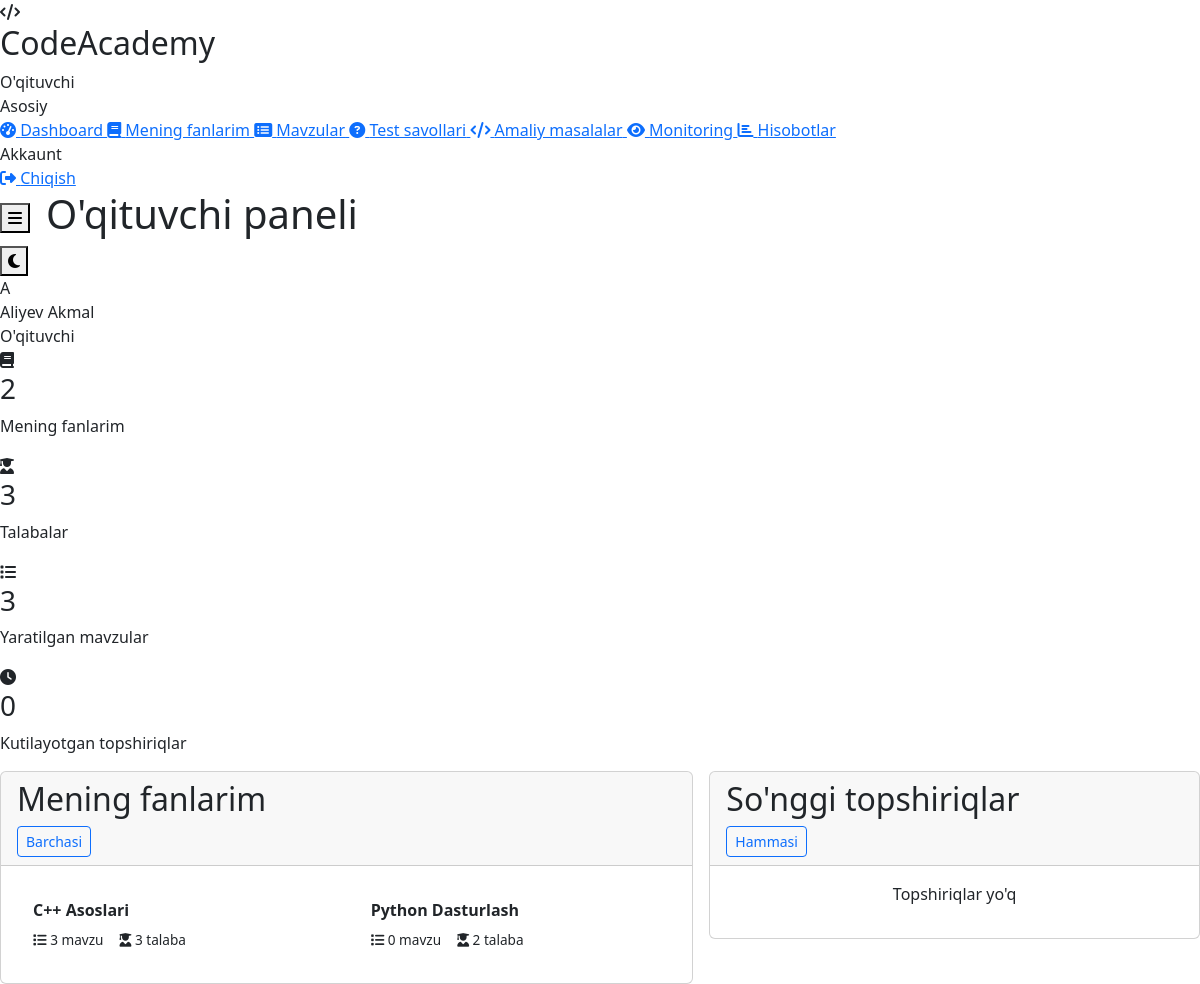
The page /teacher/dashboard.php (signed in) on the database its author committed.
### tables this page shows
CREATE TABLE `users` (
    `id` INT UNSIGNED AUTO_INCREMENT PRIMARY KEY,
    `full_name` VARCHAR(150) NOT NULL,
    `username` VARCHAR(50) NOT NULL UNIQUE,
    `email` VARCHAR(100) NOT NULL UNIQUE,
    `password` VARCHAR(255) NOT NULL,
    `role` ENUM('admin', 'teacher', 'student') NOT NULL DEFAULT 'student',
    `avatar` VARCHAR(255) DEFAULT 'default.png',
    `phone` VARCHAR(20) DEFAULT NULL,
    `status` ENUM('active', 'blocked', 'pending') NOT NULL DEFAULT 'active',
    `language` ENUM('uz', 'ru', 'en') NOT NULL DEFAULT 'uz',
    `last_login` TIMESTAMP NULL DEFAULT NULL,
    `created_at` TIMESTAMP DEFAULT CURRENT_TIMESTAMP,
    `updated_at` TIMESTAMP DEFAULT CURRENT_TIMESTAMP ON UPDATE CURRENT_TIMESTAMP,
    INDEX `idx_role` (`role`),
    INDEX `idx_status` (`status`)
);

CREATE TABLE `subjects` (
    `id` INT UNSIGNED AUTO_INCREMENT PRIMARY KEY,
    `name` VARCHAR(150) NOT NULL,
    `description` TEXT,
    `programming_language` ENUM('cpp', 'java', 'python', 'javascript', 'php', 'csharp') NOT NULL,
    `image` VARCHAR(255) DEFAULT 'default-subject.jpg',
    `created_by` INT UNSIGNED NOT NULL,
    `status` ENUM('active', 'inactive') DEFAULT 'active',
    `created_at` TIMESTAMP DEFAULT CURRENT_TIMESTAMP,
    `updated_at` TIMESTAMP DEFAULT CURRENT_TIMESTAMP ON UPDATE CURRENT_TIMESTAMP,
    FOREIGN KEY (`created_by`) REFERENCES `users`(`id`) ON DELETE CASCADE,
    INDEX `idx_language` (`programming_language`)
);

### includes/auth.php (called while the page is built, shortened)
<?php
require_once __DIR__ . '/db.php';
class Auth {
    public static function isLoggedIn() {
        return true;
    }
    public static function user() {
        return db()->fetchOne("SELECT * FROM users WHERE id = ?", [$_SESSION['user_id']]);
    }
}

### includes/db.php (called while the page is built, shortened)
<?php
class Database {
    private static $instance = null;
    private $pdo;
    private function __construct() {
        try {
            $dsn = "mysql:host=" . DB_HOST . ";dbname=" . DB_NAME . ";charset=" . DB_CHARSET;
            $options = [
                PDO::ATTR_ERRMODE => PDO::ERRMODE_EXCEPTION,
                PDO::ATTR_DEFAULT_FETCH_MODE => PDO::FETCH_ASSOC,
                PDO::ATTR_EMULATE_PREPARES => false,
                PDO::MYSQL_ATTR_INIT_COMMAND => "SET NAMES utf8mb4 COLLATE utf8mb4_unicode_ci"
            ];
            $this->pdo = new PDO($dsn, DB_USER, DB_PASS, $options);
        } catch (PDOException $e) {
            if (DEBUG_MODE) {
                die("Database ulanish xatosi: " . $e->getMessage());
            } else {
                die("Database bilan ulanishda xatolik yuz berdi.");
            }
        }
    }
    public static function getInstance() {
        if (self::$instance === null) {
            self::$instance = new self();
        }
        return self::$instance;
    }
    public function query($sql, $params = []) {
        $stmt = $this->pdo->prepare($sql);
        $stmt->execute($params);
        return $stmt;
    }
    public function fetchOne($sql, $params = []) {
        return $this->query($sql, $params)->fetch();
    }
    public function fetchAll($sql, $params = []) {
        return $this->query($sql, $params)->fetchAll();
    }
}
function db() {
    return Database::getInstance();
}

### includes/functions.php (called while the page is built, shortened)
<?php
function e($string) {
    return htmlspecialchars($string ?? '', ENT_QUOTES, 'UTF-8');
}

### teacher/dashboard.php (the view, shortened to what this page needs)
<?php
$pageTitle = 'O\'qituvchi paneli';
require_once __DIR__ . '/../includes/auth.php';
require_once __DIR__ . '/../includes/functions.php';
$teacherId = $_SESSION['user_id'];
$mySubjects = db()->fetchOne(
    "SELECT COUNT(*) as cnt FROM subject_teachers WHERE teacher_id = ?", [$teacherId]
)['cnt'];
$myStudents = db()->fetchOne(
    "SELECT COUNT(DISTINCT ss.student_id) as cnt
     FROM subject_students ss
     JOIN subject_teachers st ON ss.subject_id = st.subject_id
     WHERE st.teacher_id = ?", [$teacherId]
)['cnt'];
$myTopics = db()->fetchOne(
    "SELECT COUNT(*) as cnt FROM topics WHERE created_by = ?", [$teacherId]
)['cnt'];
$pendingReviews = db()->fetchOne(
    "SELECT COUNT(*) as cnt FROM task_submissions ts
     JOIN tasks t ON ts.task_id = t.id
     JOIN topics tp ON t.topic_id = tp.id
     JOIN subject_teachers st ON tp.subject_id = st.subject_id
     WHERE st.teacher_id = ? AND ts.status = 'pending'",
    [$teacherId]
)['cnt'];
$subjects = db()->fetchAll(
    "SELECT s.*,
        (SELECT COUNT(*) FROM subject_students ss WHERE ss.subject_id = s.id) as student_count,
        (SELECT COUNT(*) FROM topics t WHERE t.subject_id = s.id) as topic_count
     FROM subjects s
     JOIN subject_teachers st ON s.id = st.subject_id
     WHERE st.teacher_id = ?",
    [$teacherId]
);
$recentSubmissions = db()->fetchAll(
    "SELECT ts.*, u.full_name as student_name, t.title as task_title
     FROM task_submissions ts
     JOIN users u ON ts.student_id = u.id
     JOIN tasks t ON ts.task_id = t.id
     JOIN topics tp ON t.topic_id = tp.id
     JOIN subject_teachers st ON tp.subject_id = st.subject_id
     WHERE st.teacher_id = ?
     ORDER BY ts.submitted_at DESC LIMIT 10",
    [$teacherId]
);
require_once __DIR__ . '/../includes/header.php';
?>
<div class="stats-grid">
    <div class="stat-card">
        <div class="stat-icon primary"><i class="fas fa-book"></i></div>
        <div class="stat-content">
            <h3><?= $mySubjects ?></h3>
            <p>Mening fanlarim</p>
        </div>
    </div>
    <div class="stat-card">
        <div class="stat-icon success"><i class="fas fa-user-graduate"></i></div>
        <div class="stat-content">
            <h3><?= $myStudents ?></h3>
            <p>Talabalar</p>
        </div>
    </div>
    <div class="stat-card">
        <div class="stat-icon info"><i class="fas fa-list"></i></div>
        <div class="stat-content">
            <h3><?= $myTopics ?></h3>
            <p>Yaratilgan mavzular</p>
        </div>
    </div>
    <div class="stat-card">
        <div class="stat-icon warning"><i class="fas fa-clock"></i></div>
        <div class="stat-content">
            <h3><?= $pendingReviews ?></h3>
            <p>Kutilayotgan topshiriqlar</p>
        </div>
    </div>
</div>
<div class="row g-3">
    <div class="col-lg-7">
        <div class="card">
            <div class="card-header">
                <h2>Mening fanlarim</h2>
                <a href="<?= SITE_URL ?>/teacher/my_subjects.php" class="btn btn-outline-primary btn-sm">Barchasi</a>
            </div>
            <div class="card-body">
                <?php if (empty($subjects)): ?>
                    <p style="text-align: center; color: var(--text-tertiary);">Hech qanday fan biriktirilmagan</p>
                <?php else: ?>
                    <div class="row g-3">
                        <?php foreach (array_slice($subjects, 0, 4) as $s): ?>
                            <div class="col-md-6">
                                <div style="border: 1px solid var(--border); border-radius: var(--radius); padding: 1rem;">
                                    <div style="display: flex; justify-content: space-between; margin-bottom: 0.5rem;">
                                        <strong><?= e($s['name']) ?></strong>
                                        <span class="badge badge-info"><?= strtoupper($s['programming_language']) ?></span>
                                    </div>
                                    <div style="display: flex; gap: 1rem; font-size: 0.85rem; color: var(--text-secondary);">
                                        <span><i class="fas fa-list"></i> <?= $s['topic_count'] ?> mavzu</span>
                                        <span><i class="fas fa-user-graduate"></i> <?= $s['student_count'] ?> talaba</span>
                                    </div>
                                </div>
                            </div>
                        <?php endforeach; ?>
                    </div>
                <?php endif; ?>
            </div>
        </div>
    </div>
    <div class="col-lg-5">
        <div class="card">
            <div class="card-header">
                <h2>So'nggi topshiriqlar</h2>
                <a href="<?= SITE_URL ?>/teacher/monitoring.php" class="btn btn-outline-primary btn-sm">Hammasi</a>
            </div>
            <div class="card-body" style="max-height: 400px; overflow-y: auto;">
                <?php if (empty($recentSubmissions)): ?>
                    <p style="color: var(--text-tertiary); text-align: center;">Topshiriqlar yo'q</p>
                <?php endif; ?>
            </div>
        </div>
    </div>
</div>
<?php require_once __DIR__ . '/../includes/footer.php'; ?>

### includes/header.php (shortened to what this page needs)
<?php
require_once __DIR__ . '/auth.php';
require_once __DIR__ . '/functions.php';
$user = Auth::user();
$role = $user['role'];
$currentPage = basename($_SERVER['PHP_SELF']);
$pageTitle = $pageTitle ?? 'Dashboard';
$menus = [
    'admin' => [
        ['url' => 'dashboard.php', 'icon' => 'fa-tachometer-alt', 'title' => 'Dashboard'],
        ['url' => 'users.php', 'icon' => 'fa-users', 'title' => 'Foydalanuvchilar'],
        ['url' => 'subjects.php', 'icon' => 'fa-book', 'title' => 'Fanlar'],
        ['url' => 'assignments.php', 'icon' => 'fa-link', 'title' => 'Biriktirish'],
        ['url' => 'reports.php', 'icon' => 'fa-chart-bar', 'title' => 'Hisobotlar'],
        ['url' => 'settings.php', 'icon' => 'fa-cog', 'title' => 'Sozlamalar'],
        ['url' => 'logs.php', 'icon' => 'fa-history', 'title' => 'Loglar'],
    ],
    'teacher' => [
        ['url' => 'dashboard.php', 'icon' => 'fa-tachometer-alt', 'title' => 'Dashboard'],
        ['url' => 'my_subjects.php', 'icon' => 'fa-book', 'title' => 'Mening fanlarim'],
        ['url' => 'topics.php', 'icon' => 'fa-list-alt', 'title' => 'Mavzular'],
        ['url' => 'questions.php', 'icon' => 'fa-question-circle', 'title' => 'Test savollari'],
        ['url' => 'tasks.php', 'icon' => 'fa-code', 'title' => 'Amaliy masalalar'],
        ['url' => 'monitoring.php', 'icon' => 'fa-eye', 'title' => 'Monitoring'],
        ['url' => 'reports.php', 'icon' => 'fa-chart-bar', 'title' => 'Hisobotlar'],
    ],
    'student' => [
        ['url' => 'dashboard.php', 'icon' => 'fa-tachometer-alt', 'title' => 'Dashboard'],
        ['url' => 'my_subjects.php', 'icon' => 'fa-book', 'title' => 'Mening fanlarim'],
        ['url' => 'grades.php', 'icon' => 'fa-medal', 'title' => 'Mening baholarim'],
        ['url' => 'my_submissions.php', 'icon' => 'fa-code', 'title' => 'Mening yechimlarim'],
        ['url' => 'ai_assistant.php', 'icon' => 'fa-robot', 'title' => 'AI Yordamchi'],
        ['url' => 'profile.php', 'icon' => 'fa-user', 'title' => 'Profil'],
    ]
];
$menu = $menus[$role] ?? [];
?>
<!DOCTYPE html>
<html lang="uz">
<head>
    <link href="https://cdnjs.cloudflare.com/ajax/libs/font-awesome/6.4.0/css/all.min.css" rel="stylesheet">
    <link href="https://cdn.jsdelivr.net/npm/bootstrap@5.3.0/dist/css/bootstrap.min.css" rel="stylesheet">
    <link rel="stylesheet" href="<?= SITE_URL ?>/assets/css/style.css">
</head>
<body>
    <div class="app-layout">
        <aside class="sidebar">
            <div class="sidebar-header">
                <div class="logo-icon">
                    <i class="fas fa-code"></i>
                </div>
                <div>
                    <h2>CodeAcademy</h2>
                    <span><?php
                        echo $role === 'admin' ? 'Admin Panel'
                            : ($role === 'teacher' ? 'O\'qituvchi' : 'Talaba');
                    ?></span>
                </div>
            </div>
            <nav class="sidebar-nav">
                <div class="sidebar-section">Asosiy</div>
                <?php foreach ($menu as $item): ?>
                    <a href="<?= SITE_URL ?>/<?= $role ?>/<?= $item['url'] ?>"
                       class="sidebar-link <?= $currentPage === $item['url'] ? 'active' : '' ?>">
                        <i class="fas <?= $item['icon'] ?>"></i>
                        <span><?= e($item['title']) ?></span>
                    </a>
                <?php endforeach; ?>
                <div class="sidebar-section">Akkaunt</div>
                <a href="<?= SITE_URL ?>/logout.php" class="sidebar-link"
                   data-confirm="Tizimdan chiqmoqchimisiz?">
                    <i class="fas fa-sign-out-alt"></i>
                    <span>Chiqish</span>
                </a>
            </nav>
        </aside>
        <div class="main-content">
            <header class="top-header">
                <div style="display: flex; align-items: center; gap: 1rem;">
                    <button class="menu-toggle">
                        <i class="fas fa-bars"></i>
                    </button>
                    <h1 class="page-title"><?= e($pageTitle) ?></h1>
                </div>
                <div class="header-actions">
                    <button class="theme-toggle" title="Mavzuni o'zgartirish">
                        <i class="fas fa-moon"></i>
                    </button>
                    <div class="user-menu">
                        <div class="user-avatar">
                            <?= strtoupper(substr($user['full_name'], 0, 1)) ?>
                        </div>
                        <div>
                            <div class="user-name"><?= e($user['full_name']) ?></div>
                            <div class="user-role">
                                <?= $role === 'admin' ? 'Administrator'
                                    : ($role === 'teacher' ? 'O\'qituvchi' : 'Talaba') ?>
                            </div>
                        </div>
                    </div>
                </div>
            </header>
            <main class="page-content fade-in">

### rows shown on the page
users: full_name "A", full_name "Aliyev Akmal"
subjects: name "C++ Asoslari", topic_count "3", student_count "3"
subjects: name "Python Dasturlash", topic_count "0", student_count "2"

### other values the page prints
$item['title'] "Dashboard"
$item['title'] "Mening fanlarim"
$item['title'] "Mavzular"
$item['title'] "Test savollari"
$item['title'] "Amaliy masalalar"
$item['title'] "Monitoring"
$item['title'] "Hisobotlar"
$pageTitle "O'qituvchi paneli"
$mySubjects "2"
$myStudents "3"
$myTopics "3"
$pendingReviews "0"
